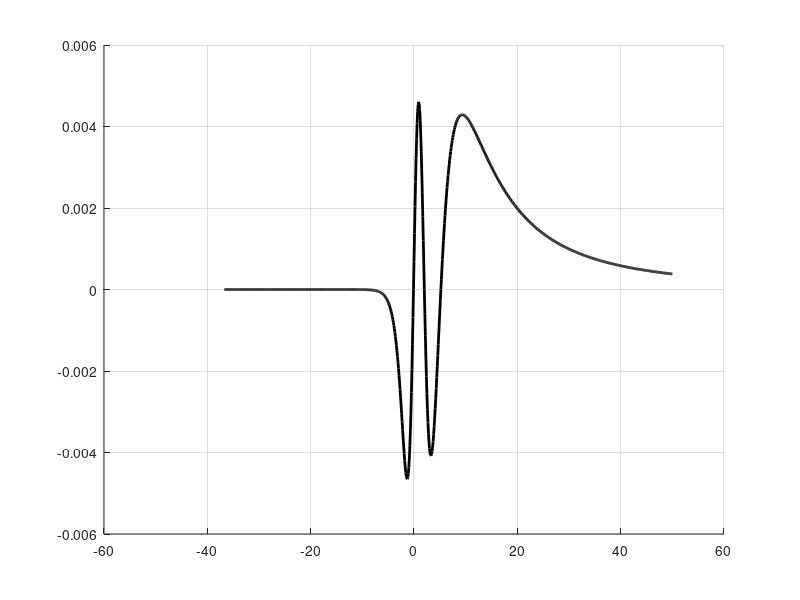

This chart was generated by the following MATLAB code:
clc
clear all
close all

format long

k = 3; N = 4;
n = 0:N+1; m = 0:N;

a = [1 ...
     0.1583482145380455955096383 ...
     0.0460645149909308107878344 ...
     0.0048861379108841469134267 ...
     0.0004336733305971515517559 ...
     0.0000173435613795895152436];
b = [1 ...
     0.0125148812047107612191739 ...
     0.0266693407000929631393759 ...
     0.0003285431094547362504004 ...
     0.0000820910787890062715299];
 
x = 0:0.1:50;
y = log(1 + exp(x));

x_minus = 0:-0.1:-50;
y_minus = log(1 + exp(x_minus));

% c3 = ((k+1)*pi^2)/(gamma(k+2)^(6/k));
c4 = 1/(gamma(k+2)^(6/k));
% c1 = 0.78, c2 = 0.65, c3 = 0.07
x_probe = [-0.1; 2; 5.2];
y_probe = log(1+exp(x_probe));
if (x_probe(1) ~=0 || x_probe(2) ~= 0)
    y_probe_m = log(1+exp(-x_probe));
else
    y_probe_m = y_probe;
end
y_interp = [y_probe y_probe.^2 y_probe.^4];

if x_probe(1) ~=0 || x_probe(2) ~= 0
    P_probe = x_probe.^4/4 + 6*(x_probe.^2)*pi^2/12 + 7*pi^4/60;
end

for i = 1:length(y_probe)
    I_minus(i) = gamma(k+1)*y_probe_m(i).*(sum(a.*(y_probe_m(i).^n))/sum(b.*(y_probe_m(i).^m)))^k;
end
if x_probe(1) ~=0 || x_probe(2) ~= 0
    I = P_probe + ((-1)^k)*I_minus';
else 
end

Right = (I./(gamma(k+1)*y_probe)).^(6/k) - 1 - c4*y_probe.^6;
C = inv(y_interp)*Right;
c1 = C(1); c2 = C(2); c3 = C(3); 
%% c1 = 0.781240626511975, c2 = 0.647283726978436, c3 = 0.071964363097972
% c1 = 0.781, c2 = 0.647, c3 = 0.072
P = x.^4/4 + 6*(x.^2)*pi^2/12 + 7*pi^4/60;
for i = 1: length(y)
    I_precesion_minus(i) = gamma(k+1)*y_minus(i).*(sum(a.*(y_minus(i).^n))/sum(b.*(y_minus(i).^m)))^k;
    I_precesion(i) = P(i) + ((-1)^k)*I_precesion_minus(i);

end

I_approximate = (1 + c1*y+c2*y.^2+c3*y.^4 + c4*y.^6);
I_approximate_minus = (1 + c1*y_minus+c2*y_minus.^2+c3*y_minus.^4 + c4*y_minus.^6);

% delta = (I_approximate./I_precesion) - 1;
% delta_minus = (I_approximate_minus./I_precesion_minus) - 1; 

delta = (I_approximate.*(gamma(k+1)*y./I_precesion).^(6/k) - 1)*(k/6);
delta_minus = (I_approximate_minus.*(gamma(k+1)*y_minus./I_precesion_minus).^(6/k) - 1)*(k/6);    
d = [delta_minus, delta];
hold on, grid on
plot([x_minus, x], d, 'k', 'linewidth',2)

% plot([-10,0;30,0],[0,-0.01;0,0.01],'k','linewidth',1.5);
% axis([-30 30 -2.5 1]),grid on
